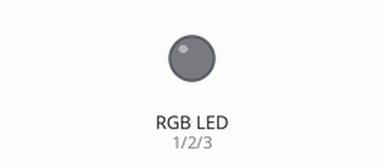
Recording of a sketch running on a simulated Arduino Uno, built with avr-gcc and run on an emulated ATmega328P. Shown: an RGB LED mixed from three pins (HIGH = lit). Dim RGB values are drawn brighter than linear.

Above: at 0.05 s.
At 1.2 s:
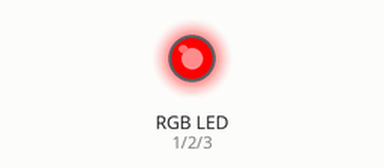
At 1.9 s:
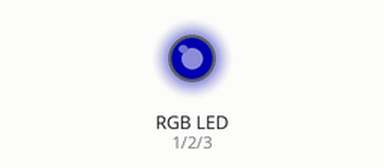
At 2.35 s:
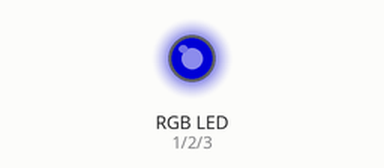
At 3.5 s:
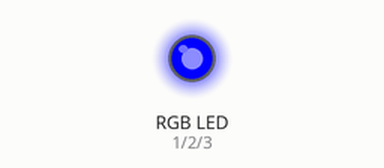
At 4.65 s:
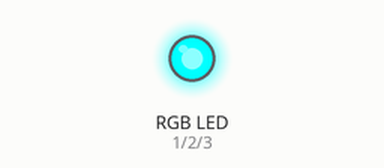
Timing chart, 0 to 6.1 s (numbered marks = the images above):
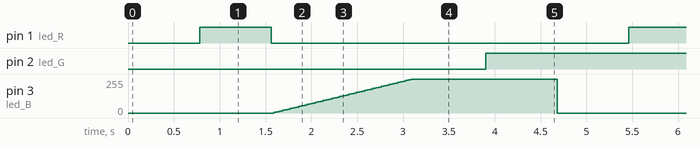

Measured:
- by itself, pin 1 (led_R): alternates HIGH for 0.78 s and LOW for 3.9 s
- by itself, pin 2 (led_G): alternates HIGH for 3.9 s and LOW for 0.78 s
- by itself, pin 3 (led_B): ramps from 0/255 to 255/255 and jumps back, once every 4.7 s

The sketch:

fade_rgb.ino
```cpp
int led_R = 1;
int led_G = 2;
int led_B = 3;
int i = 0;


void setup() {}

void loop() {


  for(i = 0; i <= 255; i += 5){
    analogWrite(led_R, i);
    delay(30);
  }

  analogWrite(led_R, 0);

  for(i = 0; i <= 255; i += 5){
    analogWrite(led_B, i);
    delay(30);
  }

  analogWrite(led_G, 0);

  for(i = 0; i <= 255; i += 5){
    analogWrite(led_G, i);
    delay(30);
  }

  analogWrite(led_B, 0);

}
```
